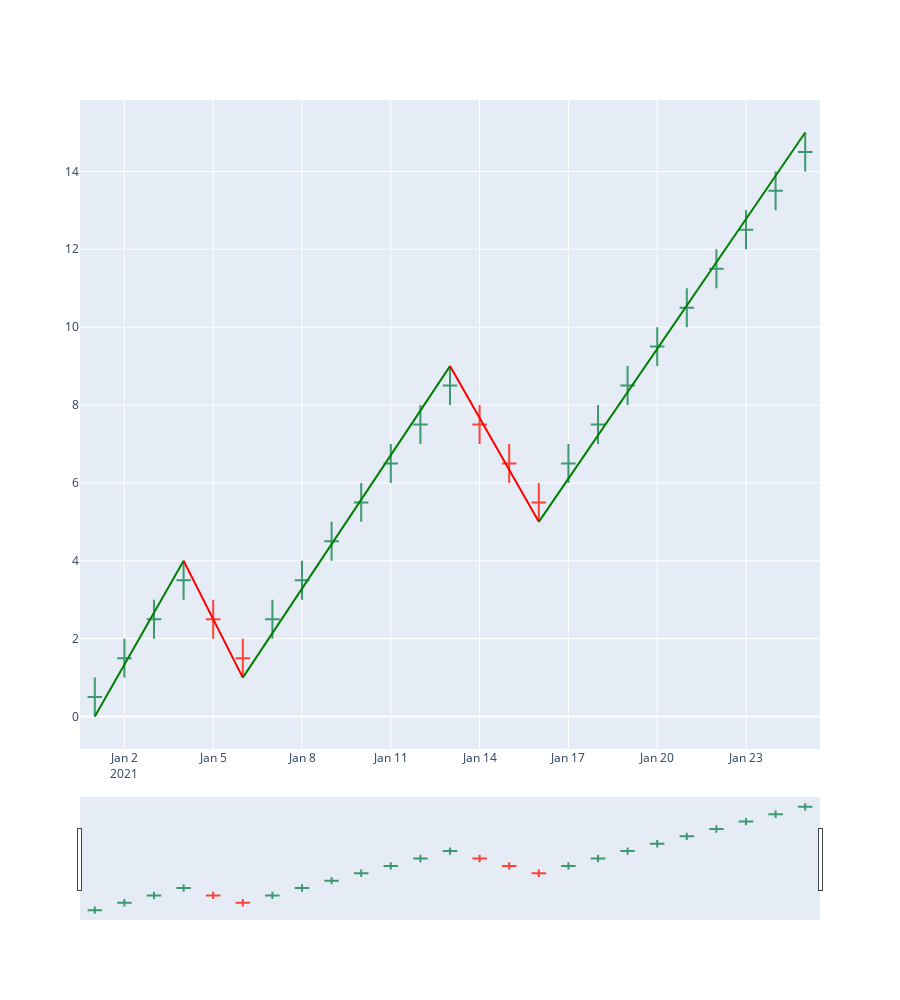

Notebook code for this chart:
### Code cell
chrt = candle_chart(df)
sb_wv = waves[0].sub_waves
for idx in range(5):
    wv:wave = sb_wv[idx]
    chrt.add_wave(wv.start.timestamp, wv.start.price, wv.end.timestamp,wv.end.price)
chrt.show()

### Figure 1 — Plotly figure (JSON) as saved in the notebook; plotly's stock layout.template omitted (floating-point values rounded to 4 significant figures)
{"data": [{"close": [0.5, 1.5, 2.5, 3.5, 2.5, 1.5, 2.5, 3.5, 4.5, 5.5, 6.5, 7.5, 8.5, 7.5, 6.5, 5.5, 6.5, 7.5, 8.5, 9.5, 10.5, 11.5, 12.5, 13.5, 14.5], "high": [1, 2, 3, 4, 3, 2, 3, 4, 5, 6, 7, 8, 9, 8, 7, 6, 7, 8, 9, 10, 11, 12, 13, 14, 15], "low": [0, 1, 2, 3, 2, 1, 2, 3, 4, 5, 6, 7, 8, 7, 6, 5, 6, 7, 8, 9, 10, 11, 12, 13, 14], "open": [0.5, 1.5, 2.5, 3.5, 2.5, 1.5, 2.5, 3.5, 4.5, 5.5, 6.5, 7.5, 8.5, 7.5, 6.5, 5.5, 6.5, 7.5, 8.5, 9.5, 10.5, 11.5, 12.5, 13.5, 14.5], "type": "candlestick", "x": ["2021-01-01T00:00:00", "2021-01-02T00:00:00", "2021-01-03T00:00:00", "2021-01-04T00:00:00", "2021-01-05T00:00:00", "2021-01-06T00:00:00", "2021-01-07T00:00:00", "2021-01-08T00:00:00", "2021-01-09T00:00:00", "2021-01-10T00:00:00", "2021-01-11T00:00:00", "2021-01-12T00:00:00", "2021-01-13T00:00:00", "2021-01-14T00:00:00", "2021-01-15T00:00:00", "2021-01-16T00:00:00", "2021-01-17T00:00:00", "2021-01-18T00:00:00", "2021-01-19T00:00:00", "2021-01-20T00:00:00", "2021-01-21T00:00:00", "2021-01-22T00:00:00", "2021-01-23T00:00:00", "2021-01-24T00:00:00", "2021-01-25T00:00:00"]}], "layout": {"height": 1000, "shapes": [{"line": {"color": "Green", "dash": "solid", "width": 2}, "type": "line", "x0": "2021-01-01T00:00:00", "x1": "2021-01-04T00:00:00", "y0": 0, "y1": 4}, {"line": {"color": "Red", "dash": "solid", "width": 2}, "type": "line", "x0": "2021-01-04T00:00:00", "x1": "2021-01-06T00:00:00", "y0": 4, "y1": 1}, {"line": {"color": "Green", "dash": "solid", "width": 2}, "type": "line", "x0": "2021-01-06T00:00:00", "x1": "2021-01-13T00:00:00", "y0": 1, "y1": 9}, {"line": {"color": "Red", "dash": "solid", "width": 2}, "type": "line", "x0": "2021-01-13T00:00:00", "x1": "2021-01-16T00:00:00", "y0": 9, "y1": 5}, {"line": {"color": "Green", "dash": "solid", "width": 2}, "type": "line", "x0": "2021-01-16T00:00:00", "x1": "2021-01-25T00:00:00", "y0": 5, "y1": 15}], "yaxis": {"fixedrange": false}}}
